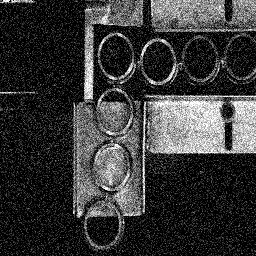
#> input picture project/bagues-noise.jpg, 256 x 256 px
$ python test_minmax.py
#> lines starting #> are read from the running program, lines starting #| are printed output that depends on the picture
#> further down, image is the input picture: shape (256, 256); min 0, max 255, mean 56.6
### project/nonlinear_filters.py
import cv2
import numpy as np


# [22 lines left out: function median_filter, not called in this run]


def min_filter(image, kernel_size=3):
    """
    Lọc Min để lấy giá trị nhỏ nhất trong vùng kernel.
    :param image: Ảnh đầu vào (numpy array, xám hoặc màu).
    :param kernel_size: Kích thước kernel (phải là số lẻ).
    :return: Ảnh sau khi áp dụng lọc Min.
    """
#> called with kernel_size = 5
    # Tạo kernel
    kernel = np.ones((kernel_size, kernel_size), np.uint8)

    # Kiểm tra ảnh xám hay ảnh màu
    if len(image.shape) == 3:  # Ảnh màu
        channels = cv2.split(image)  # Tách các kênh màu
        min_filtered_channels = [cv2.erode(channel, kernel) for channel in channels]
        min_filtered = cv2.merge(min_filtered_channels)  # Ghép lại các kênh màu
    else:  # Ảnh xám
        min_filtered = cv2.erode(image, kernel)
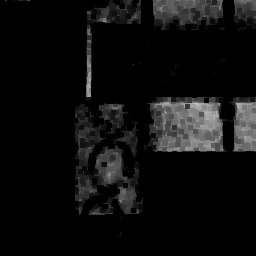
#> min_filtered: shape (256, 256); min 0, max 205, mean 14.3

    return min_filtered


def max_filter(image, kernel_size=3):
    """
    Lọc Max để lấy giá trị lớn nhất trong vùng kernel.
    :param image: Ảnh đầu vào (numpy array, xám hoặc màu).
    :param kernel_size: Kích thước kernel (phải là số lẻ).
    :return: Ảnh sau khi áp dụng lọc Max.
    """
#> called with kernel_size = 5
    # Tạo kernel
    kernel = np.ones((kernel_size, kernel_size), np.uint8)

    # Kiểm tra ảnh xám hay ảnh màu
    if len(image.shape) == 3:  # Ảnh màu
        channels = cv2.split(image)  # Tách các kênh màu
        max_filtered_channels = [cv2.dilate(channel, kernel) for channel in channels]
        max_filtered = cv2.merge(max_filtered_channels)  # Ghép lại các kênh màu
    else:  # Ảnh xám
        max_filtered = cv2.dilate(image, kernel)
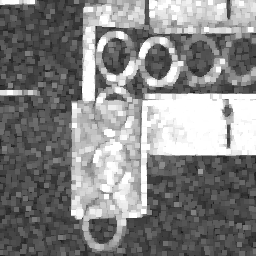
#> max_filtered: shape (256, 256); min 18, max 255, mean 131.6

    return max_filtered

### project/test_minmax.py
import cv2
from nonlinear_filters import min_filter, max_filter

# Đọc ảnh đầu vào
image = cv2.imread('bagues-noise.jpg', cv2.IMREAD_GRAYSCALE)

# Áp dụng lọc Min và Max
min_filtered_image = min_filter(image, kernel_size=5)
max_filtered_image = max_filter(image, kernel_size=5)

# Hiển thị kết quả
cv2.imshow('Original Image', image)
cv2.imshow('Min Filtered Image', min_filtered_image)
cv2.imshow('Max Filtered Image', max_filtered_image)

cv2.waitKey(0)
cv2.destroyAllWindows()

$ run again, with project/Fruit.jpg copied over project/bagues-noise.jpg
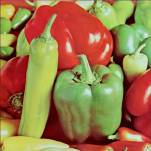
#> input picture project/Fruit.jpg, 151 x 151 px
#> in min_filter, `min_filtered = cv2.erode(image, kernel)`:
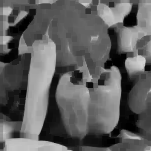
#> min_filtered: shape (151, 151); min 0, max 212, mean 94.5
#> in max_filter, `max_filtered = cv2.dilate(image, kernel)`:
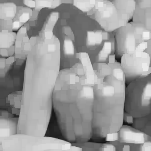
#> max_filtered: shape (151, 151); min 19, max 239, mean 154.6
